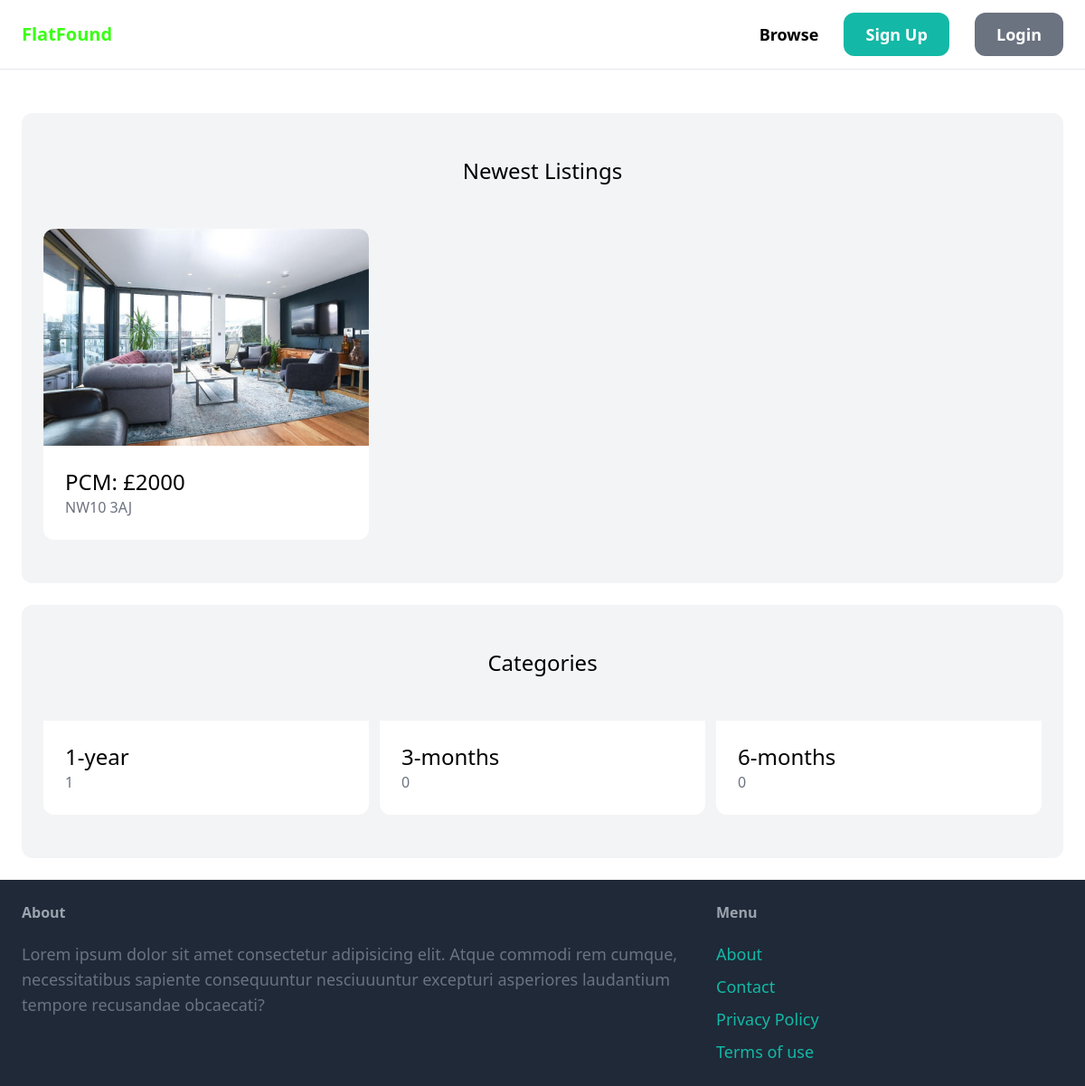
The page / on the database its author committed.
### property/models.py (models this page shows, shortened)
class Property(models.Model):
    category = models.ForeignKey(
        Category, related_name='properties', on_delete=models.CASCADE)
    price_pcm = models.IntegerField()
    ppw = models.FloatField()
    address = models.TextField(blank=True, null=True)
    postcode = models.TextField(blank=True, null=True)
    description = models.TextField(blank=True, null=True)
    image = models.ImageField(upload_to='prop_images', blank=True, null=True)
    created_by = models.ForeignKey(
        User, related_name='properties', on_delete=models.CASCADE)
    created_at = models.DateField(auto_now_add=True)

class Category(models.Model):
    name = models.CharField(max_length=255)
    class Meta:
        ordering = ('name',)
        verbose_name_plural = 'Categories'

### core/views.py (the view)
# urls.py: path('', views.index, name='index'),
def index(request):
    properties = Property.objects.all()[0:6]
    categories = Category.objects.all
    return render(request, 'core/index.html', {
        'categories': categories,
        'properties': properties
    })

### core/templates/core/index.html (shortened to what this page needs)
{% extends 'core/base.html' %}
{% block content %}
<div class="mt-6 px-6 py-12 bg-gray-100 rounded-xl">
    <h2 class="mb-12 text-2xl text-center">Newest Listings</h2>
    <div class="grid grid-cols-3 gap-3 mt-6">
        {% for property in properties %}
        <div>
            <a href="{% url 'property:detail' property.id %}">
                <div>
                    <img src="{{ property.image.url }}" alt="" class="rounded-t-xl">
                </div>
                <div class="p-6 bg-white rounded-b-xl">
                    <h2 class="text-2xl">PCM: £{{property.price_pcm}}</h2>
                    <p class="text-gray-500">{{property.postcode}}</p>
                </div>
            </a>
        </div>
        {% endfor %}
    </div>
</div>
<div class="mt-6 px-6 py-12 bg-gray-100 rounded-xl">
    <h2 class="mb-12 text-2xl text-center">Categories</h2>
    <div class="grid grid-cols-3 gap-3">
        {% for category in categories %}
        <a href="#">
            <div class="p-6 bg-white rounded-b-xl">
                <h2 class="text-2xl">{{ category.name }}</h2>
                <p class="text-gray-500"> {{ category.properties.count }}</p>
            </div>
        </a>
        {% endfor %}
    </div>
</div>
{% endblock %}

### rows shown on the page
Property: image (picture), price_pcm "2000", postcode "NW10 3AJ"
Category: name "1-year", properties.count "1"
Category: name "3-months", properties.count "0"
Category: name "6-months", properties.count "0"
